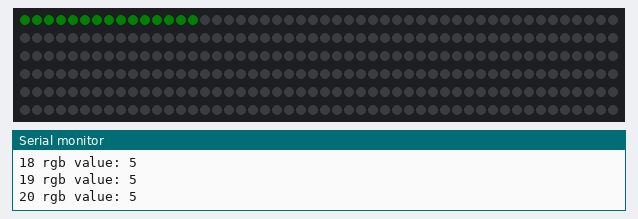
A sketch run on a simulated Arduino Uno, built with avr-gcc and run on an emulated ATmega328P. Shown: 300 RGB LEDs in strip order, left to right, continuing on the next row, the last lines printed to the serial monitor. Dim RGB values are drawn brighter than linear.

Above: at 4.7 s.
At 7.48 s:
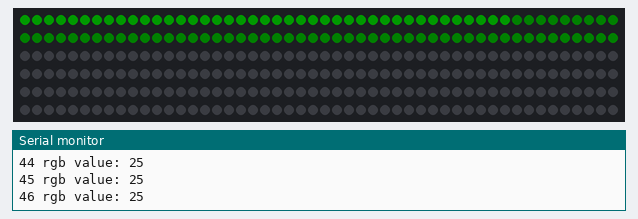
At 22.04 s:
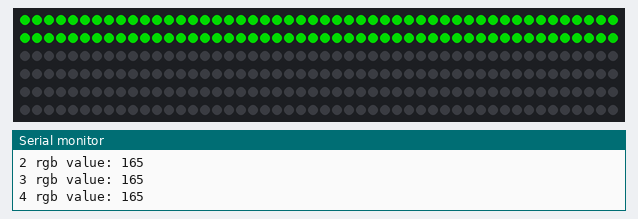
At 32.27 s:
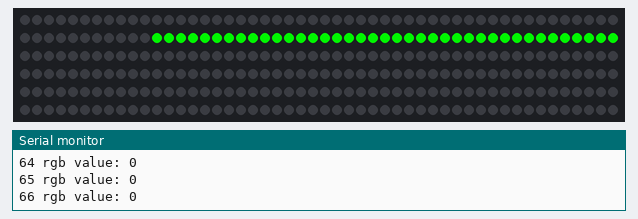
At 39.7 s:
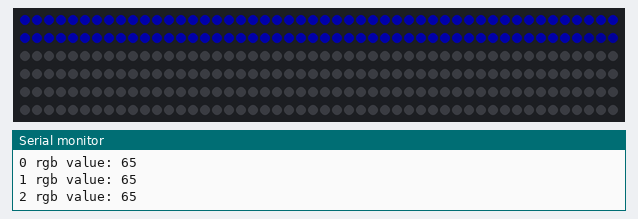

The sketch:

ledTest.ino
```cpp
#include "FastLED.h"

CRGB leds[300];

int r, g, b = 0;

void setup() {

  delay(2000);
  Serial.begin(9600);
  FastLED.addLeds<SM16703, 3, RGB>(leds, 300);

}

void loop() {
  redChase();
  greenChase();
  blueChase();
}

void redChase(){
    for(int j = 5; j <= 255; j +=20){
    for(int i = 0; i < 100; i++){
      leds[i] = CRGB(b, r, g);
      FastLED.show();
      Serial.print(i);
      Serial.print(" rgb value: ");
      Serial.print(r);
      Serial.println();
      delay(10);
      }
    r=j;
  }
  r=0;
}

void greenChase(){
    for(int j = 5; j <= 255; j +=20){
    for(int i = 0; i < 100; i++){
      leds[i] = CRGB(b, r, g);
      FastLED.show();
      Serial.print(i);
      Serial.print(" rgb value: ");
      Serial.print(g);
      Serial.println();
      delay(10);
      }
    g=j;
  }
  g=0;
}

void blueChase(){
   for(int j = 5; j <= 255; j +=20){
    for(int i = 0; i < 100; i++){
      leds[i] = CRGB(b, r, g);
      FastLED.show();
      Serial.print(i);
      Serial.print(" rgb value: ");
      Serial.print(b);
      Serial.println();
      delay(10);
      }
    b=j;
  }
  b=0;
}
```
